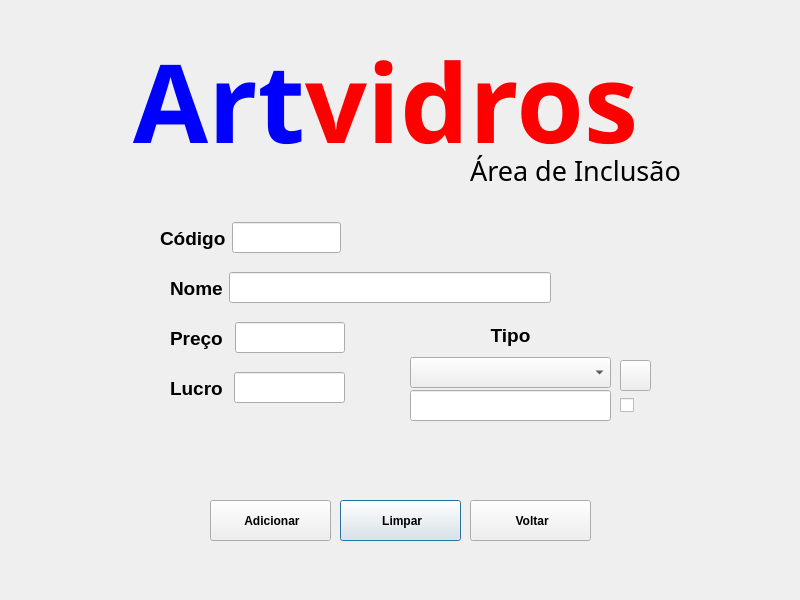
<?xml version="1.0" encoding="UTF-8"?>
<ui version="4.0">
 <class>SQLarea</class>
 <widget class="QDialog" name="SQLarea">
  <property name="geometry">
   <rect>
    <x>0</x>
    <y>0</y>
    <width>800</width>
    <height>600</height>
   </rect>
  </property>
  <property name="windowTitle">
   <string>Dialog</string>
  </property>
  <widget class="QPushButton" name="pushButtonLimpar">
   <property name="geometry">
    <rect>
     <x>340</x>
     <y>500</y>
     <width>121</width>
     <height>41</height>
    </rect>
   </property>
   <property name="font">
    <font>
     <bold>true</bold>
    </font>
   </property>
   <property name="text">
    <string> Limpar</string>
   </property>
   <property name="icon">
    <iconset resource="files.qrc">
     <normaloff>:/imagens/limpar.png</normaloff>:/imagens/limpar.png</iconset>
   </property>
  </widget>
  <widget class="QWidget" name="layoutWidget">
   <property name="geometry">
    <rect>
     <x>170</x>
     <y>270</y>
     <width>381</width>
     <height>36</height>
    </rect>
   </property>
   <property name="font">
    <font>
     <pointsize>14</pointsize>
     <bold>true</bold>
    </font>
   </property>
   <layout class="QHBoxLayout" name="horizontalLayout_2">
    <item>
     <widget class="QLabel" name="label_name">
      <property name="font">
       <font>
        <pointsize>14</pointsize>
        <bold>true</bold>
       </font>
      </property>
      <property name="text">
       <string>Nome</string>
      </property>
     </widget>
    </item>
    <item>
     <widget class="QLineEdit" name="lineEditProduct">
      <property name="font">
       <font>
        <pointsize>14</pointsize>
        <bold>true</bold>
       </font>
      </property>
     </widget>
    </item>
   </layout>
  </widget>
  <widget class="QLabel" name="label">
   <property name="geometry">
    <rect>
     <x>470</x>
     <y>140</y>
     <width>231</width>
     <height>61</height>
    </rect>
   </property>
   <property name="font">
    <font>
     <family>Matura MT Script Capitals</family>
     <pointsize>20</pointsize>
     <bold>false</bold>
    </font>
   </property>
   <property name="text">
    <string>Área de Inclusão</string>
   </property>
  </widget>
  <widget class="QWidget" name="layoutWidget_2">
   <property name="geometry">
    <rect>
     <x>410</x>
     <y>320</y>
     <width>201</width>
     <height>68</height>
    </rect>
   </property>
   <property name="font">
    <font>
     <pointsize>14</pointsize>
     <bold>true</bold>
    </font>
   </property>
   <layout class="QVBoxLayout" name="verticalLayout">
    <item>
     <widget class="QLabel" name="labeltype">
      <property name="font">
       <font>
        <pointsize>14</pointsize>
        <bold>true</bold>
       </font>
      </property>
      <property name="text">
       <string>&lt;html&gt;&lt;head/&gt;&lt;body&gt;&lt;p align=&quot;center&quot;&gt;Tipo&lt;/p&gt;&lt;/body&gt;&lt;/html&gt;</string>
      </property>
     </widget>
    </item>
    <item>
     <widget class="QComboBox" name="comboBoxType">
      <property name="font">
       <font>
        <pointsize>14</pointsize>
        <bold>true</bold>
       </font>
      </property>
     </widget>
    </item>
   </layout>
  </widget>
  <widget class="QLabel" name="label_3">
   <property name="geometry">
    <rect>
     <x>70</x>
     <y>20</y>
     <width>631</width>
     <height>161</height>
    </rect>
   </property>
   <property name="font">
    <font>
     <family>Matura MT Script Capitals</family>
     <pointsize>12</pointsize>
     <bold>true</bold>
    </font>
   </property>
   <property name="text">
    <string>&lt;html&gt;&lt;head/&gt;&lt;body&gt;&lt;p align=&quot;center&quot;&gt;&lt;span style=&quot; font-size:82pt; font-weight:700; color:#0000ff;&quot;&gt;Art&lt;/span&gt;&lt;span style=&quot; font-size:82pt; font-weight:700; color:#ff0000;&quot;&gt;vidros&lt;/span&gt;&lt;/p&gt;&lt;/body&gt;&lt;/html&gt;</string>
   </property>
  </widget>
  <widget class="QPushButton" name="pushButtonVoltar">
   <property name="geometry">
    <rect>
     <x>470</x>
     <y>500</y>
     <width>121</width>
     <height>41</height>
    </rect>
   </property>
   <property name="font">
    <font>
     <bold>true</bold>
    </font>
   </property>
   <property name="text">
    <string> Voltar</string>
   </property>
   <property name="icon">
    <iconset resource="files.qrc">
     <normaloff>:/imagens/voltar.png</normaloff>:/imagens/voltar.png</iconset>
   </property>
  </widget>
  <widget class="QPushButton" name="pushButtonAdicionar">
   <property name="geometry">
    <rect>
     <x>210</x>
     <y>500</y>
     <width>121</width>
     <height>41</height>
    </rect>
   </property>
   <property name="font">
    <font>
     <bold>true</bold>
    </font>
   </property>
   <property name="text">
    <string> Adicionar</string>
   </property>
   <property name="icon">
    <iconset resource="files.qrc">
     <normaloff>:/imagens/botao-adicionar.png</normaloff>:/imagens/botao-adicionar.png</iconset>
   </property>
  </widget>
  <widget class="QWidget" name="layoutWidget_3">
   <property name="geometry">
    <rect>
     <x>170</x>
     <y>370</y>
     <width>175</width>
     <height>36</height>
    </rect>
   </property>
   <property name="font">
    <font>
     <pointsize>14</pointsize>
     <bold>true</bold>
    </font>
   </property>
   <layout class="QHBoxLayout" name="horizontalLayout_4">
    <item>
     <widget class="QLabel" name="label_profit">
      <property name="font">
       <font>
        <pointsize>14</pointsize>
        <bold>true</bold>
       </font>
      </property>
      <property name="text">
       <string>Lucro </string>
      </property>
     </widget>
    </item>
    <item>
     <widget class="QLineEdit" name="lineEditProductProfit">
      <property name="font">
       <font>
        <pointsize>14</pointsize>
        <bold>true</bold>
       </font>
      </property>
     </widget>
    </item>
   </layout>
  </widget>
  <widget class="QWidget" name="layoutWidget_4">
   <property name="geometry">
    <rect>
     <x>160</x>
     <y>220</y>
     <width>181</width>
     <height>36</height>
    </rect>
   </property>
   <property name="font">
    <font>
     <pointsize>14</pointsize>
     <bold>true</bold>
    </font>
   </property>
   <layout class="QHBoxLayout" name="horizontalLayout">
    <item>
     <widget class="QLabel" name="label_Id">
      <property name="font">
       <font>
        <pointsize>14</pointsize>
        <bold>true</bold>
       </font>
      </property>
      <property name="text">
       <string>Código</string>
      </property>
     </widget>
    </item>
    <item>
     <widget class="QLineEdit" name="lineEditID">
      <property name="font">
       <font>
        <pointsize>14</pointsize>
        <bold>true</bold>
       </font>
      </property>
      <property name="whatsThis">
       <string>&lt;html&gt;&lt;head/&gt;&lt;body&gt;&lt;p align=&quot;center&quot;&gt;&lt;br/&gt;&lt;/p&gt;&lt;/body&gt;&lt;/html&gt;</string>
      </property>
     </widget>
    </item>
   </layout>
  </widget>
  <widget class="QWidget" name="layoutWidget_5">
   <property name="geometry">
    <rect>
     <x>170</x>
     <y>320</y>
     <width>175</width>
     <height>36</height>
    </rect>
   </property>
   <property name="font">
    <font>
     <pointsize>14</pointsize>
     <bold>true</bold>
    </font>
   </property>
   <layout class="QHBoxLayout" name="horizontalLayout_3">
    <item>
     <widget class="QLabel" name="label_price">
      <property name="font">
       <font>
        <pointsize>14</pointsize>
        <bold>true</bold>
       </font>
      </property>
      <property name="text">
       <string>Preço </string>
      </property>
     </widget>
    </item>
    <item>
     <widget class="QLineEdit" name="lineEditPrice">
      <property name="font">
       <font>
        <pointsize>14</pointsize>
        <bold>true</bold>
       </font>
      </property>
     </widget>
    </item>
   </layout>
  </widget>
  <widget class="QLineEdit" name="lineEditTipo">
   <property name="geometry">
    <rect>
     <x>410</x>
     <y>390</y>
     <width>201</width>
     <height>31</height>
    </rect>
   </property>
  </widget>
  <widget class="QPushButton" name="pushButtonExcecao">
   <property name="geometry">
    <rect>
     <x>620</x>
     <y>360</y>
     <width>31</width>
     <height>31</height>
    </rect>
   </property>
   <property name="text">
    <string/>
   </property>
  </widget>
  <widget class="QCheckBox" name="checkBox">
   <property name="geometry">
    <rect>
     <x>620</x>
     <y>390</y>
     <width>21</width>
     <height>31</height>
    </rect>
   </property>
   <property name="text">
    <string/>
   </property>
   <property name="iconSize">
    <size>
     <width>24</width>
     <height>24</height>
    </size>
   </property>
  </widget>
 </widget>
 <tabstops>
  <tabstop>lineEditID</tabstop>
  <tabstop>lineEditProduct</tabstop>
  <tabstop>lineEditPrice</tabstop>
  <tabstop>lineEditProductProfit</tabstop>
  <tabstop>comboBoxType</tabstop>
  <tabstop>pushButtonAdicionar</tabstop>
  <tabstop>pushButtonLimpar</tabstop>
  <tabstop>pushButtonVoltar</tabstop>
 </tabstops>
 <resources>
  <include location="files.qrc"/>
 </resources>
 <connections/>
</ui>
